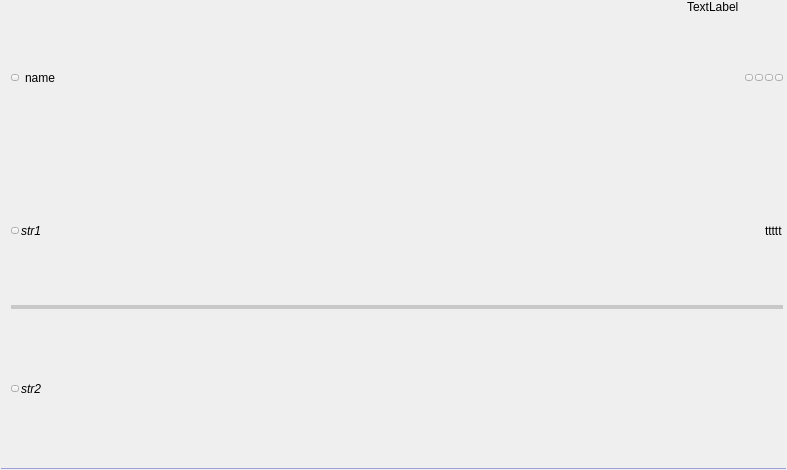
<?xml version="1.0" encoding="UTF-8"?>
<ui version="4.0">
 <class>TreeElement_Epg_Bottom</class>
 <widget class="QWidget" name="TreeElement_Epg_Bottom">
  <property name="geometry">
   <rect>
    <x>0</x>
    <y>0</y>
    <width>787</width>
    <height>470</height>
   </rect>
  </property>
  <property name="sizePolicy">
   <sizepolicy hsizetype="Expanding" vsizetype="Minimum">
    <horstretch>0</horstretch>
    <verstretch>0</verstretch>
   </sizepolicy>
  </property>
  <property name="contextMenuPolicy">
   <enum>Qt::NoContextMenu</enum>
  </property>
  <property name="windowTitle">
   <string notr="true"/>
  </property>
  <layout class="QGridLayout" name="gridLayout">
   <property name="leftMargin">
    <number>0</number>
   </property>
   <property name="topMargin">
    <number>0</number>
   </property>
   <property name="rightMargin">
    <number>0</number>
   </property>
   <property name="bottomMargin">
    <number>0</number>
   </property>
   <property name="spacing">
    <number>0</number>
   </property>
   <item row="0" column="0">
    <layout class="QHBoxLayout" name="horizontalLayout_4">
     <property name="spacing">
      <number>0</number>
     </property>
     <property name="topMargin">
      <number>2</number>
     </property>
     <property name="rightMargin">
      <number>4</number>
     </property>
     <property name="bottomMargin">
      <number>2</number>
     </property>
     <item>
      <spacer name="horizontalSpacer">
       <property name="orientation">
        <enum>Qt::Horizontal</enum>
       </property>
       <property name="sizeType">
        <enum>QSizePolicy::Fixed</enum>
       </property>
       <property name="sizeHint" stdset="0">
        <size>
         <width>3</width>
         <height>20</height>
        </size>
       </property>
      </spacer>
     </item>
     <item alignment="Qt::AlignVCenter">
      <widget class="CLogoView" name="m_Logo" native="true">
       <property name="sizePolicy">
        <sizepolicy hsizetype="Preferred" vsizetype="Expanding">
         <horstretch>0</horstretch>
         <verstretch>0</verstretch>
        </sizepolicy>
       </property>
       <property name="contextMenuPolicy">
        <enum>Qt::NoContextMenu</enum>
       </property>
      </widget>
     </item>
    </layout>
   </item>
   <item row="2" column="0" colspan="2">
    <widget class="Line" name="line">
     <property name="sizePolicy">
      <sizepolicy hsizetype="Expanding" vsizetype="Fixed">
       <horstretch>0</horstretch>
       <verstretch>0</verstretch>
      </sizepolicy>
     </property>
     <property name="minimumSize">
      <size>
       <width>0</width>
       <height>1</height>
      </size>
     </property>
     <property name="contextMenuPolicy">
      <enum>Qt::NoContextMenu</enum>
     </property>
     <property name="autoFillBackground">
      <bool>false</bool>
     </property>
     <property name="styleSheet">
      <string notr="true">QFrame {
    border:0px;
padding: 0px;
margin: 1px;
background-color:rgba(158, 158, 220,255);
}</string>
     </property>
     <property name="frameShadow">
      <enum>QFrame::Plain</enum>
     </property>
     <property name="lineWidth">
      <number>1</number>
     </property>
     <property name="midLineWidth">
      <number>0</number>
     </property>
     <property name="orientation">
      <enum>Qt::Horizontal</enum>
     </property>
    </widget>
   </item>
   <item row="0" column="1">
    <widget class="QWidget" name="m_Cursor" native="true">
     <property name="sizePolicy">
      <sizepolicy hsizetype="Expanding" vsizetype="Expanding">
       <horstretch>0</horstretch>
       <verstretch>0</verstretch>
      </sizepolicy>
     </property>
     <layout class="QVBoxLayout" name="verticalLayout">
      <property name="spacing">
       <number>0</number>
      </property>
      <property name="leftMargin">
       <number>2</number>
      </property>
      <property name="topMargin">
       <number>0</number>
      </property>
      <property name="rightMargin">
       <number>2</number>
      </property>
      <property name="bottomMargin">
       <number>1</number>
      </property>
      <item>
       <layout class="QHBoxLayout" name="horizontalLayout_Str1">
        <property name="spacing">
         <number>6</number>
        </property>
        <property name="sizeConstraint">
         <enum>QLayout::SetDefaultConstraint</enum>
        </property>
        <property name="leftMargin">
         <number>2</number>
        </property>
        <item>
         <widget class="CSkinButton" name="m_FavButton">
          <property name="sizePolicy">
           <sizepolicy hsizetype="Fixed" vsizetype="Fixed">
            <horstretch>0</horstretch>
            <verstretch>0</verstretch>
           </sizepolicy>
          </property>
          <property name="minimumSize">
           <size>
            <width>1</width>
            <height>1</height>
           </size>
          </property>
          <property name="focusPolicy">
           <enum>Qt::NoFocus</enum>
          </property>
          <property name="text">
           <string notr="true"/>
          </property>
          <property name="iconSize">
           <size>
            <width>0</width>
            <height>0</height>
           </size>
          </property>
          <property name="checkable">
           <bool>true</bool>
          </property>
          <property name="checked">
           <bool>false</bool>
          </property>
          <property name="skinImage" stdset="0">
           <stringlist notr="true">
            <string>src=&quot;img\tree\star-off.png&quot; statecount=&quot;1&quot; duration=&quot;0&quot; autoScale=&quot;0&quot;</string>
            <string>checked=&quot;1&quot; src=&quot;img\tree\star-on.png&quot; statecount=&quot;1&quot; duration=&quot;0&quot; autoScale=&quot;0&quot;</string>
           </stringlist>
          </property>
         </widget>
        </item>
        <item>
         <widget class="CSkinOneLineText" name="m_Name">
          <property name="sizePolicy">
           <sizepolicy hsizetype="Expanding" vsizetype="Expanding">
            <horstretch>0</horstretch>
            <verstretch>0</verstretch>
           </sizepolicy>
          </property>
          <property name="text">
           <string>name</string>
          </property>
          <property name="addheight" stdset="0">
           <number>2</number>
          </property>
         </widget>
        </item>
        <item>
         <widget class="CSkinOneLineText" name="m_ExtFilterName">
          <property name="sizePolicy">
           <sizepolicy hsizetype="Minimum" vsizetype="Preferred">
            <horstretch>0</horstretch>
            <verstretch>0</verstretch>
           </sizepolicy>
          </property>
          <property name="text">
           <string>TextLabel</string>
          </property>
          <property name="alignment">
           <set>Qt::AlignLeading|Qt::AlignLeft|Qt::AlignTop</set>
          </property>
          <property name="addheight" stdset="0">
           <number>-1</number>
          </property>
          <property name="brightness" stdset="0">
           <number>7000</number>
          </property>
		  <property name="marginTop" stdset="0">
           <number>1</number>
          </property>
		  <property name="marginRight" stdset="0">
           <number>2</number>
          </property>
         </widget>
        </item>
        <item>
         <widget class="QWidget" name="m_ExtButtonContainer" native="true">
          <property name="sizePolicy">
           <sizepolicy hsizetype="Minimum" vsizetype="Expanding">
            <horstretch>0</horstretch>
            <verstretch>0</verstretch>
           </sizepolicy>
          </property>
          <layout class="QHBoxLayout" name="horizontalLayout_2">
           <property name="spacing">
            <number>2</number>
           </property>
           <property name="leftMargin">
            <number>0</number>
           </property>
           <property name="topMargin">
            <number>0</number>
           </property>
           <property name="rightMargin">
            <number>2</number>
           </property>
           <property name="bottomMargin">
            <number>0</number>
           </property>
           <item>
            <widget class="CSkinButton" name="m_ExtButton1">
             <property name="focusPolicy">
              <enum>Qt::NoFocus</enum>
             </property>
             <property name="text">
              <string notr="true"/>
             </property>
             <property name="iconSize">
              <size>
               <width>0</width>
               <height>0</height>
              </size>
             </property>
             <property name="checkable">
              <bool>false</bool>
             </property>
            </widget>
           </item>
           <item>
            <widget class="CSkinButton" name="m_ExtButton2">
             <property name="focusPolicy">
              <enum>Qt::NoFocus</enum>
             </property>
             <property name="text">
              <string notr="true"/>
             </property>
             <property name="iconSize">
              <size>
               <width>0</width>
               <height>0</height>
              </size>
             </property>
             <property name="checkable">
              <bool>false</bool>
             </property>
            </widget>
           </item>
           <item>
            <widget class="CSkinButton" name="m_ExtButton3">
             <property name="focusPolicy">
              <enum>Qt::NoFocus</enum>
             </property>
             <property name="text">
              <string notr="true"/>
             </property>
             <property name="iconSize">
              <size>
               <width>0</width>
               <height>0</height>
              </size>
             </property>
             <property name="checkable">
              <bool>false</bool>
             </property>
            </widget>
           </item>
           <item>
            <widget class="CSkinButton" name="m_ExtButton4">
             <property name="focusPolicy">
              <enum>Qt::NoFocus</enum>
             </property>
             <property name="text">
              <string notr="true"/>
             </property>
             <property name="iconSize">
              <size>
               <width>0</width>
               <height>0</height>
              </size>
             </property>
             <property name="checkable">
              <bool>false</bool>
             </property>
            </widget>
           </item>
          </layout>
         </widget>
        </item>
       </layout>
      </item>
      <item>
       <layout class="QGridLayout" name="gridLayout_2">
        <property name="leftMargin">
         <number>2</number>
        </property>
        <property name="topMargin">
         <number>2</number>
        </property>
        <property name="rightMargin">
         <number>2</number>
        </property>
        <property name="bottomMargin">
         <number>2</number>
        </property>
        <property name="horizontalSpacing">
         <number>2</number>
        </property>
        <property name="verticalSpacing">
         <number>1</number>
        </property>
        <item row="0" column="1">
         <widget class="CSkinOneLineText" name="m_Str1">
          <property name="sizePolicy">
           <sizepolicy hsizetype="Expanding" vsizetype="Expanding">
            <horstretch>0</horstretch>
            <verstretch>0</verstretch>
           </sizepolicy>
          </property>
          <property name="font">
           <font>
            <italic>true</italic>
           </font>
          </property>
          <property name="text">
           <string>str1</string>
          </property>
          <property name="brightness" stdset="0">
           <number>5500</number>
          </property>
         </widget>
        </item>
        <item row="0" column="0">
         <widget class="CSkinButton" name="m_EpgDesc1">
          <property name="minimumSize">
           <size>
            <width>1</width>
            <height>1</height>
           </size>
          </property>
          <property name="focusPolicy">
           <enum>Qt::NoFocus</enum>
          </property>
          <property name="text">
           <string notr="true"/>
          </property>
          <property name="iconSize">
           <size>
            <width>0</width>
            <height>0</height>
           </size>
          </property>
          <property name="checkable">
           <bool>false</bool>
          </property>
          <property name="skinImage" stdset="0">
           <stringlist notr="true">
            <string>src=&quot;img\tree\info.png&quot; statecount=&quot;1&quot; duration=&quot;0&quot; autoScale=&quot;0&quot;</string>
           </stringlist>
          </property>
         </widget>
        </item>
        <item row="0" column="2">
         <widget class="CSkinOneLineText" name="m_TimeNowEnd">
          <property name="sizePolicy">
           <sizepolicy hsizetype="Minimum" vsizetype="Expanding">
            <horstretch>0</horstretch>
            <verstretch>0</verstretch>
           </sizepolicy>
          </property>
          <property name="text">
           <string notr="true">ttttt</string>
          </property>
          <property name="alignment">
           <set>Qt::AlignLeading|Qt::AlignLeft|Qt::AlignVCenter</set>
          </property>
          <property name="addheight" stdset="0">
           <number>1</number>
          </property>
         </widget>
        </item>
        <item row="1" column="0" colspan="3">
         <widget class="QWidget" name="widget" native="true">
          <property name="sizePolicy">
           <sizepolicy hsizetype="Expanding" vsizetype="Minimum">
            <horstretch>0</horstretch>
            <verstretch>0</verstretch>
           </sizepolicy>
          </property>
          <property name="minimumSize">
           <size>
            <width>0</width>
            <height>4</height>
           </size>
          </property>
          <property name="maximumSize">
           <size>
            <width>16777215</width>
            <height>4</height>
           </size>
          </property>
          <property name="autoFillBackground">
           <bool>false</bool>
          </property>
          <property name="styleSheet">
           <string notr="true">background-color: rgb(200, 200, 200);</string>
          </property>
          <layout class="QHBoxLayout" name="horizontalLayout">
           <property name="spacing">
            <number>0</number>
           </property>
           <property name="leftMargin">
            <number>0</number>
           </property>
           <property name="topMargin">
            <number>0</number>
           </property>
           <property name="rightMargin">
            <number>0</number>
           </property>
           <property name="bottomMargin">
            <number>0</number>
           </property>
           <item>
            <widget class="CSkinProgressWidget" name="m_ProgressWidget" native="true">
             <property name="sizePolicy">
              <sizepolicy hsizetype="Expanding" vsizetype="Expanding">
               <horstretch>0</horstretch>
               <verstretch>0</verstretch>
              </sizepolicy>
             </property>
             <property name="sliderInfo" stdset="0">
              <string notr="true">color1=&quot;0x90339df9&quot; color2=&quot;0xFF339df9&quot; type=&quot;1&quot; roundcorner=&quot;0&quot; borderwidth=&quot;0&quot; bordercolor=&quot;0xFF808080&quot;</string>
             </property>
             <property name="borderInfo" stdset="0">
              <string notr="true">borderwidth=&quot;0&quot; roundcorner=&quot;0&quot; bordercolor=&quot;0xFFB0B0B0&quot;</string>
             </property>
            </widget>
           </item>
          </layout>
         </widget>
        </item>
       </layout>
      </item>
      <item>
       <layout class="QHBoxLayout" name="horizontalLayout_3">
        <property name="spacing">
         <number>2</number>
        </property>
        <property name="sizeConstraint">
         <enum>QLayout::SetDefaultConstraint</enum>
        </property>
        <property name="leftMargin">
         <number>2</number>
        </property>
        <property name="topMargin">
         <number>0</number>
        </property>
        <item>
         <widget class="CSkinButton" name="m_EpgDesc2">
          <property name="minimumSize">
           <size>
            <width>1</width>
            <height>0</height>
           </size>
          </property>
          <property name="focusPolicy">
           <enum>Qt::NoFocus</enum>
          </property>
          <property name="iconSize">
           <size>
            <width>0</width>
            <height>0</height>
           </size>
          </property>
          <property name="skinImage" stdset="0">
           <stringlist notr="true">
            <string>src=&quot;img\tree\info.png&quot; statecount=&quot;1&quot; duration=&quot;0&quot; autoScale=&quot;0&quot;</string>
           </stringlist>
          </property>
         </widget>
        </item>
        <item>
         <widget class="CSkinOneLineText" name="m_Str2">
          <property name="sizePolicy">
           <sizepolicy hsizetype="Expanding" vsizetype="Expanding">
            <horstretch>0</horstretch>
            <verstretch>0</verstretch>
           </sizepolicy>
          </property>
          <property name="font">
           <font>
            <italic>true</italic>
           </font>
          </property>
          <property name="text">
           <string>str2</string>
          </property>
          <property name="brightness" stdset="0">
           <number>6000</number>
          </property>
         </widget>
        </item>
       </layout>
      </item>
     </layout>
    </widget>
   </item>
  </layout>
 </widget>
 <customwidgets>
  <customwidget>
   <class>CSkinOneLineText</class>
   <extends>QLabel</extends>
   <header>skinonelinetext.h</header>
  </customwidget>
  <customwidget>
   <class>CSkinProgressWidget</class>
   <extends>QWidget</extends>
   <header>skinprogresswidget.h</header>
   <container>1</container>
  </customwidget>
  <customwidget>
   <class>CSkinButton</class>
   <extends>QToolButton</extends>
   <header>skinbutton.h</header>
  </customwidget>
  <customwidget>
   <class>CLogoView</class>
   <extends>QWidget</extends>
   <header>logoview.h</header>
  </customwidget>
 </customwidgets>
 <resources/>
 <connections/>
</ui>
